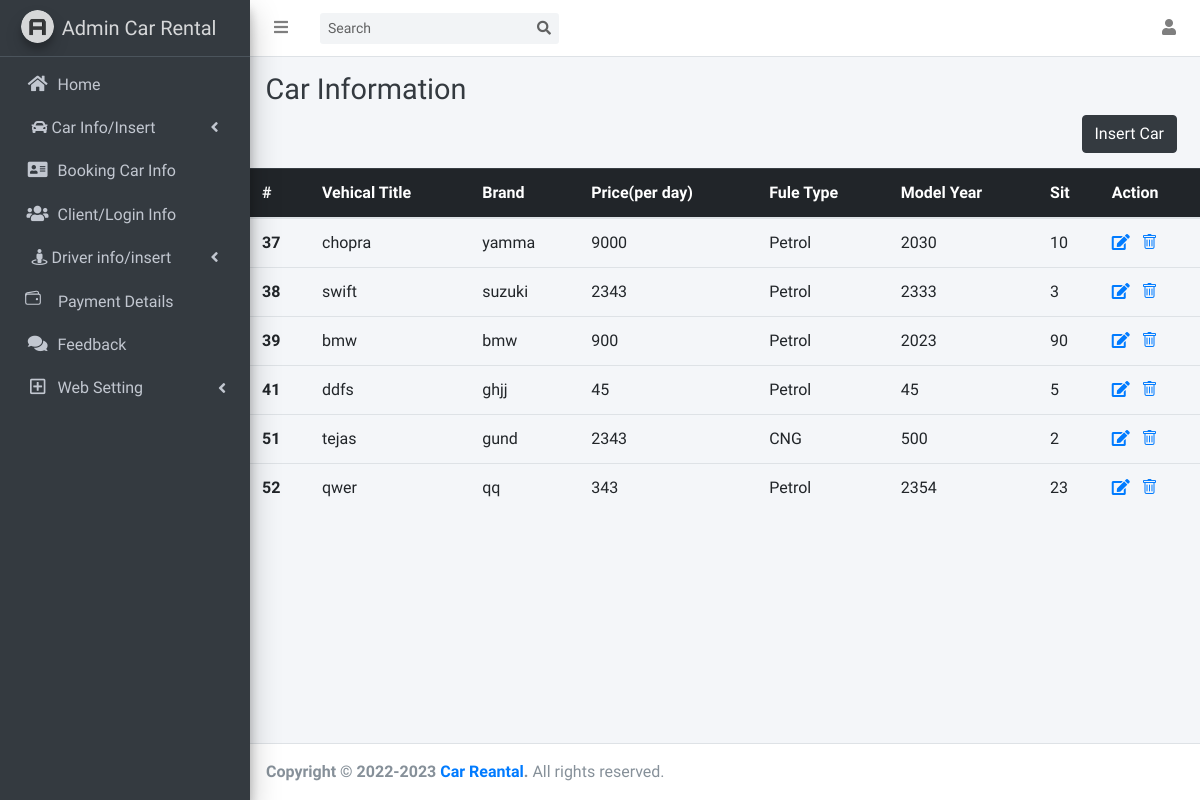
/car_info.php (signed in), run on the app's committed database.
### tables this page shows
CREATE TABLE `car` (
  `vid` int(11) NOT NULL,
  `vtitle` varchar(100) DEFAULT NULL,
  `vbrand` varchar(100) DEFAULT NULL,
  `voverview` longtext DEFAULT NULL,
  `pdprice` int(10) DEFAULT NULL,
  `ftype` varchar(100) DEFAULT NULL,
  `myear` int(6) DEFAULT NULL,
  `scapacity` int(11) DEFAULT NULL,
  `vimg1` mediumblob DEFAULT NULL,
  `vimg2` mediumblob DEFAULT NULL,
  `vimg3` mediumblob DEFAULT NULL,
  `vimg4` mediumblob DEFAULT NULL,
  `ac` int(11) DEFAULT NULL,
  `airbag` int(11) DEFAULT NULL,
  `regdate` timestamp NOT NULL DEFAULT current_timestamp()
);

### car_info.php (the view, shortened to what this page needs)
<!DOCTYPE html>
<html lang="en">
<head>
  <?php
  include "head.php";
  ?>
</head>
<body class="hold-transition sidebar-mini layout-fixed">
  <div class="wrapper">
    <?php
    include "leftmeun.php";
    ?>
    <div class="content-wrapper">
      <div class="content-header">
        <div class="container-fluid">
          <div class="row mb-2">
            <div class="col-sm-6">
              <h1 class="m-0 text-dark">Car Information</h1>
            </div>
            <div class="col-sm-6">
            </div>
          </div>
          <div class="container text-right ">
            <a href="car_insert.php" class="text-center"> <button type="button" class="btn btn-dark">Insert Car</button></a>
          </div>
        </div>
      </div>
      <?php
          include 'config.php';
          $sql = "SELECT * FROM car";
          $result = mysqli_query($conn, $sql) or die("Query Unsuccessful.");
          if(mysqli_num_rows($result) > 0)  {
          ?>
      <table class="table">
        <thead class="table-dark">
          <tr>
            <th scope="col">#</th>
            <th scope="col">Vehical Title</th>
            <th scope="col">Brand</th>
            <th scope="col">Price(per day)</th>
            <th scope="col">Fule Type</th>
            <th scope="col">Model Year</th>
            <th scope="col">Sit</th>
            <th scope="col">Action</th>
          </tr>
        </thead>
        <tbody>
        <?php
            while($row = mysqli_fetch_assoc($result)){
          ?>
            <tr>
            <th scope='row'><?php echo $row['vid']; ?></th>
            <td><?php echo $row['vtitle']; ?></td>
            <td><?php echo $row['vbrand']; ?></td>
            <td><?php echo $row['pdprice']; ?></td>
            <td><?php echo $row['ftype']; ?></td>
            <td><?php echo $row['myear']; ?></td>
            <td><?php echo $row['scapacity']; ?></td>
            <td><a href='edit_car.php?id=<?php echo $row['vid']; ?>'><i class='fa fa-edit'></i></a>&nbsp;&nbsp;
              <a href='delete_car.php?id=<?php echo $row['vid']; ?> '><i class='fa fa-close'></i><i class='bi bi-trash'></i></a>
            </td>
          </tr>
          <?php } ?>
        </tbody>
      </table>
      <?php }
        else{
          echo "<h2>No Record Found</h2>";
            }
      ?>
    </div>
    <?php
    include "footer.php";
    ?>
  </div>
</body>
</html>

### head.php (shortened to what this page needs)
<!DOCTYPE html>
<html lang="en">
<head>
  <link rel="stylesheet" href="plugins/fontawesome-free/css/all.min.css">
  <link rel="stylesheet" href="https://code.ionicframework.com/ionicons/2.0.1/css/ionicons.min.css">
  <link rel="stylesheet" href="plugins/tempusdominus-bootstrap-4/css/tempusdominus-bootstrap-4.min.css">
  <link rel="stylesheet" href="plugins/icheck-bootstrap/icheck-bootstrap.min.css">
  <link rel="stylesheet" href="plugins/jqvmap/jqvmap.min.css">
  <link rel="stylesheet" href="dist/css/adminlte.min.css">
  <link rel="stylesheet" href="plugins/overlayScrollbars/css/OverlayScrollbars.min.css">
  <link rel="stylesheet" href="plugins/daterangepicker/daterangepicker.css">
  <link rel="stylesheet" href="plugins/summernote/summernote-bs4.css">
</head>
<body class="hold-transition sidebar-mini layout-fixed layout-navbar-fixed layout-footer-fixed">
<div class="wrapper">
<nav class="main-header navbar navbar-expand navbar-white navbar-light">
    <ul class="navbar-nav">
        <li class="nav-item">
            <a class="nav-link" data-widget="pushmenu" href="#" role="button"><i class="fas fa-bars"></i></a>
        </li>
    </ul>
    <form class="form-inline ml-3">
        <div class="input-group input-group-sm">
            <input class="form-control form-control-navbar" type="search" placeholder="Search" aria-label="Search">
            <div class="input-group-append">
                <button class="btn btn-navbar" type="submit">
    <i class="fas fa-search"></i>
  </button>
            </div>
        </div>
    </form>
    <ul class="navbar-nav ml-auto">
    <li class="nav-item dropdown">
        <a class="nav-link" data-toggle="dropdown" href="#">
        <i class="fa fa-user"></i>
        </a>
      </li>
    </ul>
</nav>
</div>
<link rel='stylesheet' href='https://cdn.jsdelivr.net/npm/bootstrap-icons@1.7.2/font/bootstrap-icons.css'>
</body>
</html>

### leftmeun.php (shortened to what this page needs)
<!DOCTYPE html>
<html lang="en">
<head>
</head>
<body class="hold-transition sidebar-mini layout-fixed">
    <div class="wrapper">
        <aside class="main-sidebar sidebar-dark-primary elevation-4">
            <a href="index3.html" class="brand-link">
                <img src="dist/img/AdminLTELogo.png" alt="AdminLTE Logo" class="brand-image img-circle elevation-3" style="opacity: .8">
                <span class="brand-text font-weight-light">Admin Car Rental</span>
            </a>
            <div class="sidebar">
                <nav class="mt-2">
                    <ul class="nav nav-pills nav-sidebar flex-column" data-widget="treeview" role="menu" data-accordion="false">
                        <li class="nav-item">
                            <a href="index1.php" class="nav-link">
                                <i class="nav-icon fa fa-home"></i>
                                <p>
                                    Home
                                </p>
                            </a>
                        </li>
                        <div class="container">
                            <li class="nav-item">
                                <a href="#" class="nav-link">
                                    <i class="nav-icon fa fa-car"></i>
                                    <p>
                                        Car Info/Insert
                                        <i class="fas fa-angle-left right"></i>
                                    </p>
                                </a>
                        </div>
                        <li class="nav-item">
                            <a href="booking_info.php" class="nav-link">
                                <i class="nav-icon fa fa-address-card"></i>
                                <p>
                                    Booking Car Info
                                </p>
                            </a>
                        </li>
                        <li class="nav-item">
                            <a href="client_login_info.php" class="nav-link">
                                <i class="nav-icon fa fa-users"></i>
                                <p>
                                    Client/Login Info
                                </p>
                            </a>
                        </li>
                        <div class="container">
                            <li class="nav-item">
                                <a href="#" class="nav-link">
                                    <i class="nav-icon fa fa-street-view"></i>
                                    <p>
                                        Driver info/insert
                                        <i class="fas fa-angle-left right"></i>
                                    </p>
                                </a>
                        </div>
                        <li class="nav-item">
                            <a href="payment.php" class="nav-link">
                            <ion-icon name="wallet-outline" size="small"></ion-icon>
                                <p>
                                  &nbsp;&nbsp;  Payment Details
                                </p>
                            </a>
                        </li>
                        <li class="nav-item">
                            <a href="feedback.php" class="nav-link">
                                <i class="nav-icon fa fa-comments"></i>
                                <p>
                                    Feedback
                                </p>
                            </a>
                        </li>
                        <li class="nav-item has-treeview">
                            <a href="#" class="nav-link">
                                <i class="nav-icon far fa-plus-square"></i>
                                <p>
                                    Web Setting
                                    <i class="fas fa-angle-left right"></i>
                                </p>
                            </a>
                        </li>
                    </ul>
                </nav>
            </div>
        </aside>
    </div>
</body>
</html>

### footer.php (shortened to what this page needs)
<!DOCTYPE html>
<html lang="en">
<head>
</head>
<body>
<footer class="main-footer">
            <strong>Copyright &copy; 2022-2023 <a href="#" target="__blank">Car Reantal</a>.</strong> All rights reserved.
        </footer>
</body>
</html>

### data on the page
car: vid "37", vtitle "chopra", vbrand "yamma", pdprice "9000", ftype "Petrol", myear "2030", scapacity "10"
car: vid "38", vtitle "swift", vbrand "suzuki", pdprice "2343", ftype "Petrol", myear "2333", scapacity "3"
car: vid "39", vtitle "bmw", vbrand "bmw", pdprice "900", ftype "Petrol", myear "2023", scapacity "90"
car: vid "41", vtitle "ddfs", vbrand "ghjj", pdprice "45", ftype "Petrol", myear "45", scapacity "5"
car: vid "51", vtitle "tejas", vbrand "gund", pdprice "2343", ftype "CNG", myear "500", scapacity "2"
car: vid "52", vtitle "qwer", vbrand "qq", pdprice "343", ftype "Petrol", myear "2354", scapacity "23"
